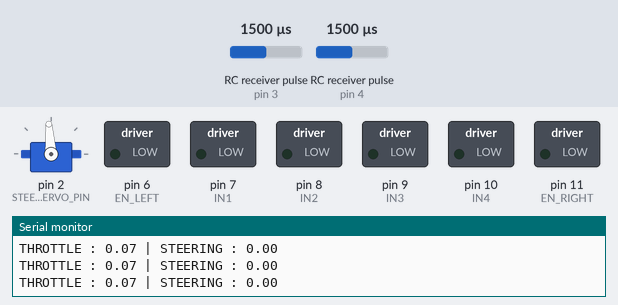
Bench run of a sketch on a simulated Arduino Uno, built with avr-gcc and run on an emulated ATmega328P. Parts: servo, switched loads named in the sketch (green lamp = pin HIGH), the last lines printed to the serial monitor. Wiring (inferred from the names in the program): 2 × RC receiver channel: data pin 3 / data pin 4. Inputs (shaded band) come from the test bench; at power-on: RC receiver pulse (sensors on pin 3, pin 4) 1500 µs.

Above: at 1.2 s.
1.3 s: RC receiver pulse (sensor on pin 3) set to 1020 µs
At 2.5 s:
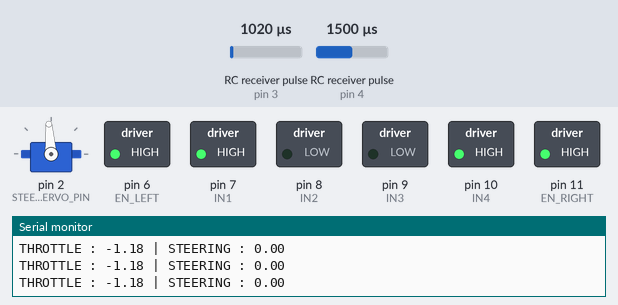
2.8 s: RC receiver pulse (sensor on pin 4) set to 1020 µs
At 3.7 s:
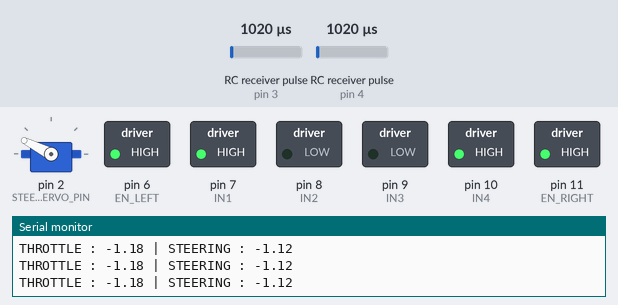
4.3 s: RC receiver pulse (sensor on pin 3) set to 1250 µs
At 4.8 s:
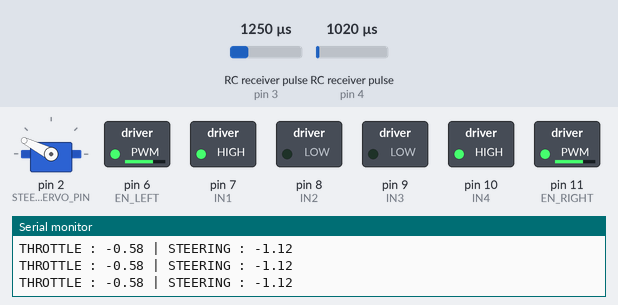
5.8 s: RC receiver pulse (sensor on pin 4) set to 1250 µs
At 7.0 s:
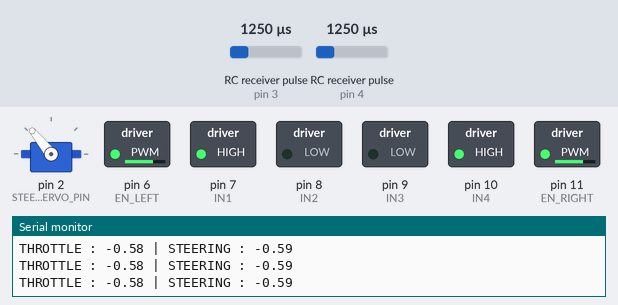
7.3 s: RC receiver pulse (sensor on pin 3) set to 1500 µs
At 8.3 s:
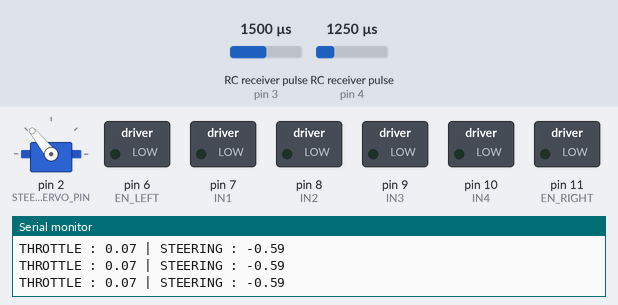
8.8 s: RC receiver pulse (sensor on pin 4) set to 1750 µs
At 9.5 s:
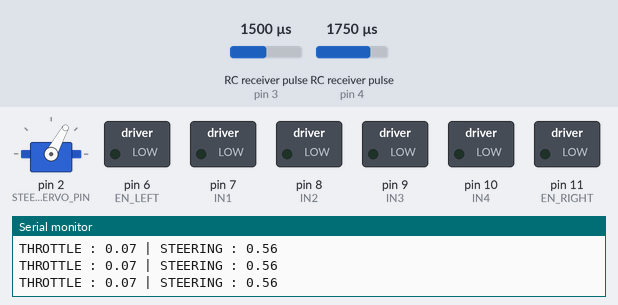
Timing chart, 0 to 11.3 s (numbered marks = the images above; inputs shaded):
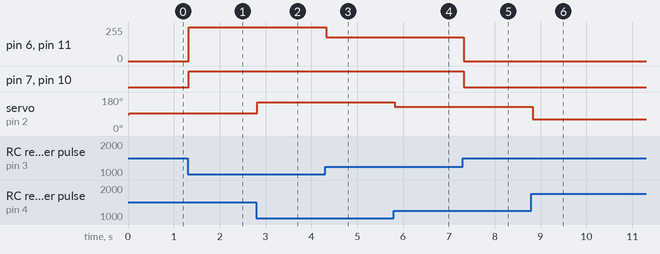

Measured:
- after the input at 1.3 s, pin 6 (EN_LEFT), pin 11 (EN_RIGHT): 0/255 → 255/255 at once; pin 7 (IN1), pin 10 (IN4): LOW → HIGH at once
- after the input at 2.8 s, servo on pin 2 (STEERING_SERVO_PIN): 94° → 153° at once
- after the input at 4.3 s, pin 6 (EN_LEFT), pin 11 (EN_RIGHT): 255/255 → 177/255 at once
- after the input at 5.8 s, servo on pin 2 (STEERING_SERVO_PIN): 153° → 129° at once
- after the input at 7.3 s, pin 6 (EN_LEFT), pin 11 (EN_RIGHT): 177/255 → 0/255 at once; pin 7 (IN1), pin 10 (IN4): HIGH → LOW at once
- after the input at 8.8 s, servo on pin 2 (STEERING_SERVO_PIN): 129° → 61° at once

The sketch:

Arduino.ino
```cpp
#include <Servo.h>

Servo steering_servo;

// ct6b Receiver Pins
const int throttle_pin = 3;  // CT6B Channel 3 to pin 3
const int steering_pin = 4;  // CT6B Channel 1 to pin 4

#define EN_LEFT 6    // LEFT motor PWM
#define IN1 7        // LEFT motor forward
#define IN2 8        // LEFT motor backward
#define EN_RIGHT 11  // RIGHT motor PWM
#define IN3 9        // RIGHT motor forward
#define IN4 10       // RIGHT motor backward

// Calibration values form the ct6b txr

const long throttle_min = 1090;
const long throttle_max = 1860;
const long steering_min = 1075;
const long steering_max = 1943;

// Dead zone threshold
const float DEAD_ZONE_LOW = -0.05;
const float DEAD_ZONE_HIGH = 0.05;

// Servo parameters
const int SERVO_CENTER = 1515;
const int SERVO_RANGE = 603;  // ±145° range (≈603µs)
const int STEERING_SERVO_PIN = 2;

// for speed control i would call this speed control reduction factor
const float Speed_control = 0.50;

const float DEADZONE_THRESHOLD = 0.10;  // Below this absolute value, no movement
const int MIN_PWM = 100;                // Increased minimum PWM to overcome friction
const float RESPONSE_CURVE = 1.1;       // Exponential response factor (1.0=linear)

void setup() {
  Serial.begin(115200);
  // servo attach
  steering_servo.attach(STEERING_SERVO_PIN);

  // Initialize receiver pins
  pinMode(throttle_pin, INPUT);
  pinMode(steering_pin, INPUT);

  // Initialize motor control pins
  pinMode(EN_LEFT, OUTPUT);
  pinMode(IN1, OUTPUT);
  pinMode(IN2, OUTPUT);
  pinMode(EN_RIGHT, OUTPUT);
  pinMode(IN3, OUTPUT);
  pinMode(IN4, OUTPUT);
}

void loop() {
  // Read raw PWM values
  unsigned long THROTTLE_RAW = pulseIn(throttle_pin, HIGH, 25000);
  unsigned long STEERING_RAW = pulseIn(steering_pin, HIGH, 25000);

  // Check for transmitter disconnection
  if (THROTTLE_RAW == 0 || STEERING_RAW == 0) {
    Serial.println("Transmitter disconnected!");
    stopMotors();
    delay(100);
    return;
  }

  // Normalize values
  float Throttle_Normalised = mapFloat(THROTTLE_RAW, throttle_min, throttle_max, -1.0, 1.0);
  float Steering_Normalised = mapFloat(STEERING_RAW, steering_min, steering_max, 1.0, -1.0);

  // Apply dead zone for noise in the ct6b txr (normalising)
  if (abs(Throttle_Normalised) < DEAD_ZONE_HIGH) {
    Throttle_Normalised = 0;
  }
  if (abs(Steering_Normalised) < DEAD_ZONE_HIGH) {
    Steering_Normalised = 0;
  }

  // Drive motors
  driveMotors(Throttle_Normalised, Steering_Normalised);

  // Print values via the function for the serial Monitor
  printvalues(Throttle_Normalised, Steering_Normalised);
}

void driveMotors(float Throttle_Normalised, float Steering_Normalised) {
  // Handle servo steering
  int servoPos = SERVO_CENTER + (Steering_Normalised * SERVO_RANGE);
  servoPos = constrain(servoPos, SERVO_CENTER - SERVO_RANGE, SERVO_CENTER + SERVO_RANGE);
  steering_servo.writeMicroseconds(servoPos);

// Calculate absolute throttle and apply deadzone
  float absThrottle = abs(Throttle_Normalised);
  int throttle_PWM = 0;

  if (absThrottle > DEADZONE_THRESHOLD) {
    // Apply exponential response curve
    float normalized = (absThrottle - DEADZONE_THRESHOLD) / (1.0 - DEADZONE_THRESHOLD);
    float curved = pow(normalized, RESPONSE_CURVE);
    throttle_PWM = MIN_PWM + (255 - MIN_PWM) * curved;
  }

  throttle_PWM = constrain(throttle_PWM, 0, 255);

  // Set motor directions
  if (Throttle_Normalised > DEADZONE_THRESHOLD) {
    // Forward
    forward();
  } else if (Throttle_Normalised < -DEADZONE_THRESHOLD) {
    // Reverse
    reverse();
  } else {
    // Stop
    stop();
  }

  analogWrite(EN_LEFT, throttle_PWM);
  analogWrite(EN_RIGHT, throttle_PWM);
}
void forward(){
    digitalWrite(IN1, LOW);
    digitalWrite(IN2, HIGH);
    digitalWrite(IN3, HIGH);
    digitalWrite(IN4, LOW);
}
void reverse(){
    digitalWrite(IN1, HIGH);
    digitalWrite(IN2, LOW);
    digitalWrite(IN3, LOW);
    digitalWrite(IN4, HIGH);
}
void stop(){
    digitalWrite(IN1, LOW);
    digitalWrite(IN2, LOW);
    digitalWrite(IN3, LOW);
    digitalWrite(IN4, LOW);
}
void stopMotors() {
  digitalWrite(IN1, LOW);
  digitalWrite(IN2, LOW);
  digitalWrite(IN3, LOW);
  digitalWrite(IN4, LOW);
  analogWrite(EN_LEFT, 0);
  analogWrite(EN_RIGHT, 0);
}

// Mapping function to Normalise the values coming form the ct6b Rxr-Txr

float mapFloat(long value, long in_min, long in_max, float out_min, float out_max) {
  return (float)(value - in_min) * (out_max - out_min) / (in_max - in_min) + out_min;
}

// function to Print values on the Output Screen actaully on the Serial Monitor

void printvalues(float Throttle_Normalised, float Steering_Normalised) {
  Serial.print("THROTTLE : ");
  Serial.print(Throttle_Normalised);
  Serial.print(" | STEERING : ");
  Serial.println(-Steering_Normalised);
  delay(10);  // Reduced delay for python hell ya
}
```
